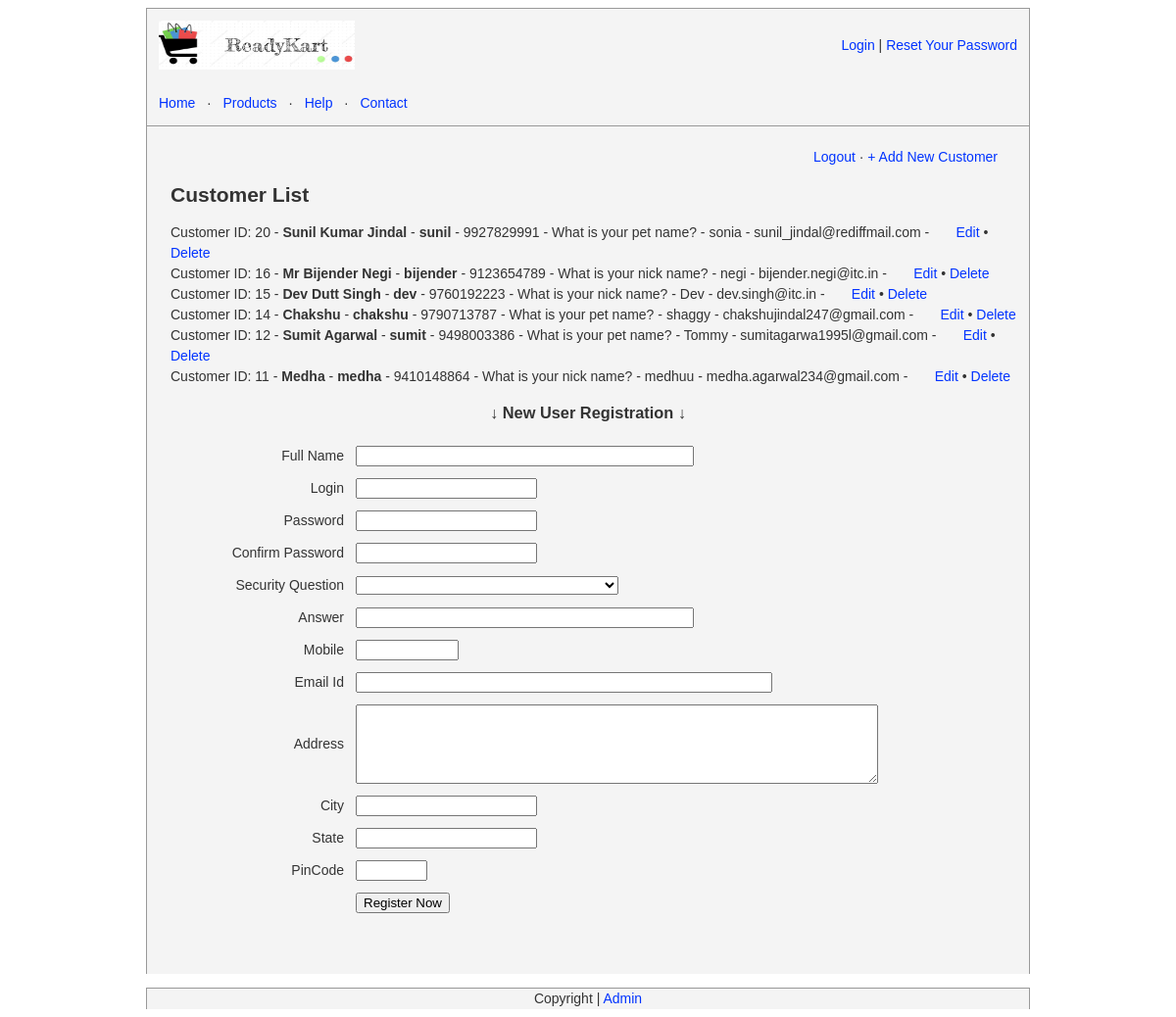
The page /storeadmin/user_list.php (signed in) on the database its author committed.
### tables this page shows
CREATE TABLE `customer` (
  `login` varchar(12) NOT NULL,
  `password` varchar(30) NOT NULL,
  `name` varchar(40) NOT NULL,
  `id` int(11) NOT NULL,
  `mobile` varchar(10) NOT NULL,
  `security` text NOT NULL,
  `securityanswer` text NOT NULL,
  `email` varchar(50) NOT NULL,
  `address` varchar(100) NOT NULL,
  `city` varchar(20) NOT NULL,
  `state` varchar(20) NOT NULL,
  `pin` varchar(6) NOT NULL
);

### storeadmin/user_list.php (the view, shortened to what this page needs)
<?php
$customer_list = "";
$sql = mysql_query("SELECT * FROM customer ORDER BY id DESC");
$customerCount = mysql_num_rows($sql);
if ($customerCount > 0) {
	while($row = mysql_fetch_array($sql)){
             $login = $row["login"];
             $name = $row["name"];
             $id = $row["id"];
             $mobile = $row["mobile"];
             $security = $row["security"];
             $securityanswer = $row["securityanswer"];
             $email = $row["email"];
			 $customer_list .= "Customer ID: $id - <strong>$name</strong> - <strong>$login</strong> - $mobile - $security - $securityanswer - $email - &nbsp; &nbsp; &nbsp; <a href='user_edit.php?pid=$id'>Edit</a> &bull; <a href='user_list.php?deleteid=$id'>Delete</a><br />";
    }
} else {
	$customer_list = "You have no customers listed in your store yet";
}
?>
<!DOCTYPE html PUBLIC "-//W3C//DTD XHTML 1.0 Transitional//EN" "http://www.w3.org/TR/xhtml1/DTD/xhtml1-transitional.dtd">
<html xmlns="http://www.w3.org/1999/xhtml">
<head>
<link rel="stylesheet" href="../style/style1.css" type="text/css" media="screen" />
</head>
<body>
<div align="center" id="mainWrapper">
  <?php include_once("template_header.php");?>
    <div id="pageContent"><br />
      <div align="right" style="margin-right:32px"> <a href="http://localhost:81/itc1/storeadmin/logout.php">Logout</a> &middot;
      <a href="user_list.php#userForm">+ Add New Customer</a></div>
<div align="left" style="margin-left:24px;">
      <h2>Customer List</h2>
      <?php echo $customer_list; ?>
    </div>
    <h3>
    &darr; New User Registration &darr;
    </h3>
    <form action="" enctype="multipart/form-data" name="userForm" id="userForm" method="post">
    <table width="90%" border="0" cellspacing="0" cellpadding="6">
      <tr>
        <td width="20%" align="right">Full Name</td>
        <td width="80%"><label>
          <input name="name" type="text" id="name" size="40" />
        </label></td>
      </tr>
      <tr>
        <td width="20%" align="right">Login</td>
        <td width="80%"><label>
          <input name="login" type="text" id="login" size="20" />
        </label></td>
      </tr>
      <tr>
        <td width="20%" align="right">Password</td>
        <td width="80%"><label>
          <input name="password" type="password" id="password" size="20" />
        </label></td>
      </tr>
      <tr>
        <td width="20%" align="right">Confirm Password</td>
        <td width="80%"><label>
          <input name="cpassword" type="password" id="cpassword" size="20" />
        </label></td>
      </tr>
	  <tr>
        <td align="right">Security Question</td>
        <td><label>
          <select name="security" id="security">
          <option value=""></option>
          <option value="What is your school name?">What is your school name?</option>
          </select>
        </label></td>
      </tr>
      <tr>
        <td width="20%" align="right">Answer</td>
        <td width="80%"><label>
          <input name="answer" type="text" id="answer" size="40" />
        </label></td>
      </tr>
      <tr>
        <td align="right">Mobile</td>
        <td><label>
          <input name="mobile" type="text" id="mobile" size="10" />
        </label></td>
      </tr>
      <tr>
        <td align="right">Email Id</td>
        <td><label>
          <input name="email" type="text" id="email" size="50" />
        </label></td>
      </tr>
      <tr>
        <td align="right">Address</td>
        <td><label>
          <textarea name="address" id="address" cols="64" rows="5"></textarea>
        </label></td>
      </tr>
      <tr>
        <td width="20%" align="right">City</td>
        <td width="80%"><label>
          <input name="city" type="text" id="city" size="20" />
        </label></td>
      </tr>
      <tr>
        <td width="20%" align="right">State</td>
        <td width="80%"><label>
          <input name="state" type="text" id="state" size="20" />
        </label></td>
      </tr>
      <tr>
        <td align="right">PinCode</td>
        <td><label>
          <input name="pin" type="text" id="pin" size="6" />
        </label></td>
      </tr>
      <tr>
        <td>&nbsp;</td>
        <td><label>
          <input type="submit" name="button" id="button" value="Register Now"  onclick="javascript:return validateMyForm();"/>
        </label></td>
      </tr>
    </table>
    </form>
       <p><br />
      <br />
    </p>
  </div>
  <?php include_once("template_footer.php");?>
</div>
</body>
</html>

### style/style1.css (style rules this page uses)
body,td,th { font-family: Arial, Helvetica, sans-serif; font-size: 14px; color: #333; line-height:1.5em; }
body { background-color: #FFF; }
a:link { color: #03F; text-decoration: none; }
#pageContent { border:#999 1px solid; border-bottom:none; background-color:#F4F4F4; width:900px; }

### rows shown on the page
customer: id "20", name "Sunil Kumar Jindal", login "sunil", mobile "9927829991", security "What is your pet name?", securityanswer "sonia", email "sunil_jindal@rediffmail.com"
customer: id "16", name "Mr Bijender Negi", login "bijender", mobile "9123654789", security "What is your nick name?", securityanswer "negi", email "bijender.negi@itc.in"
customer: id "15", name "Dev Dutt Singh", login "dev", mobile "9760192223", security "What is your nick name?", securityanswer "Dev", email "dev.singh@itc.in"
customer: id "14", name "Chakshu", login "chakshu", mobile "9790713787", security "What is your pet name?", securityanswer "shaggy", email "chakshujindal247@gmail.com"
customer: id "12", name "Sumit Agarwal", login "sumit", mobile "9498003386", security "What is your pet name?", securityanswer "Tommy", email "sumitagarwa1995l@gmail.com"
customer: id "11", name "Medha", login "medha", mobile "9410148864", security "What is your nick name?", securityanswer "medhuu", email "medha.agarwal234@gmail.com"
